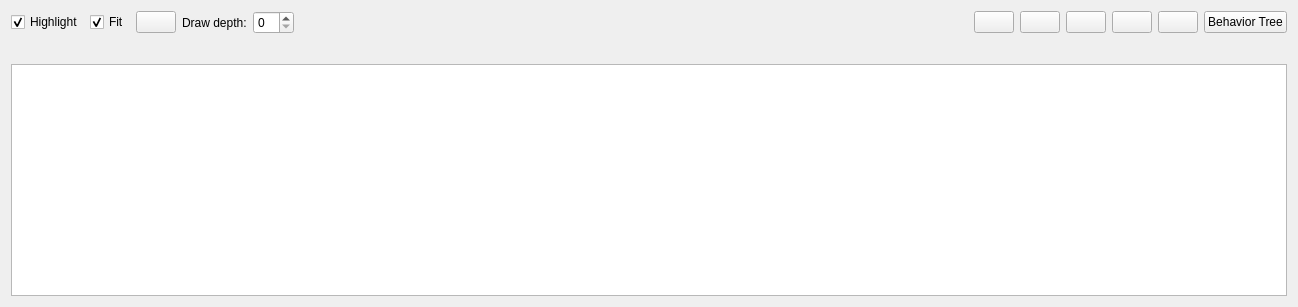
<?xml version="1.0" encoding="UTF-8"?>
<ui version="4.0">
 <class>RosBTWidget</class>
 <widget class="QWidget" name="RosBTWidget">
  <property name="enabled">
   <bool>true</bool>
  </property>
  <property name="geometry">
   <rect>
    <x>0</x>
    <y>0</y>
    <width>1298</width>
    <height>307</height>
   </rect>
  </property>
  <property name="windowTitle">
   <string>Behavior Tree</string>
  </property>
  <layout class="QVBoxLayout" name="verticalLayout" stretch="0,0,0">
   <item>
    <layout class="QHBoxLayout" name="horizontalLayout" stretch="0,0,0,0,0,0,0,0,0,0,0,0">
     <item>
      <widget class="QCheckBox" name="highlight_connections_check_box">
       <property name="toolTip">
        <string>Highlight incoming and outgoing connections on mouse over</string>
       </property>
       <property name="text">
        <string>Highlight</string>
       </property>
       <property name="checked">
        <bool>true</bool>
       </property>
      </widget>
     </item>
     <item>
      <widget class="QCheckBox" name="auto_fit_graph_check_box">
       <property name="toolTip">
        <string>Automatically fit graph into view on update</string>
       </property>
       <property name="text">
        <string>Fit</string>
       </property>
       <property name="checked">
        <bool>true</bool>
       </property>
      </widget>
     </item>
     <item>
      <widget class="QPushButton" name="fit_in_view_push_button">
       <property name="toolTip">
        <string>Fit graph in view</string>
       </property>
       <property name="iconSize">
        <size>
         <width>16</width>
         <height>16</height>
        </size>
       </property>
      </widget>
     </item>
     <item>
      <widget class="QLabel" name="label">
       <property name="text">
        <string>Draw depth:</string>
       </property>
      </widget>
     </item>
     <item>
      <widget class="QSpinBox" name="depth_spin_box">
       <property name="toolTip">
        <string>Set draw depth. Behavior trees nested deeper than this level will be collapsed into a single node.</string>
       </property>
      </widget>
     </item>
     <item>
      <spacer name="horizontalSpacer">
       <property name="orientation">
        <enum>Qt::Horizontal</enum>
       </property>
       <property name="sizeHint" stdset="0">
        <size>
         <width>40</width>
         <height>20</height>
        </size>
       </property>
      </spacer>
     </item>
     <item>
      <widget class="QPushButton" name="load_dot_push_button">
       <property name="toolTip">
        <string>Load DOT graph from file</string>
       </property>
       <property name="iconSize">
        <size>
         <width>16</width>
         <height>16</height>
        </size>
       </property>
      </widget>
     </item>
     <item>
      <widget class="QPushButton" name="save_dot_push_button">
       <property name="toolTip">
        <string>Save as DOT graph</string>
       </property>
       <property name="iconSize">
        <size>
         <width>16</width>
         <height>16</height>
        </size>
       </property>
      </widget>
     </item>
     <item>
      <widget class="QPushButton" name="save_as_svg_push_button">
       <property name="toolTip">
        <string>Save as SVG</string>
       </property>
       <property name="iconSize">
        <size>
         <width>16</width>
         <height>16</height>
        </size>
       </property>
      </widget>
     </item>
     <item>
      <widget class="QPushButton" name="save_as_image_push_button">
       <property name="toolTip">
        <string>Save as image</string>
       </property>
       <property name="iconSize">
        <size>
         <width>16</width>
         <height>16</height>
        </size>
       </property>
      </widget>
     </item>
     <item>
      <widget class="QPushButton" name="refresh_graph_push_button">
       <property name="toolTip">
        <string>Refresh ROS graph</string>
       </property>
       <property name="iconSize">
        <size>
         <width>16</width>
         <height>16</height>
        </size>
       </property>
      </widget>
     </item>
     <item>
      <widget class="QPushButton" name="run_push_button">
       <property name="text">
        <string>Behavior Tree</string>
       </property>
      </widget>
     </item>
    </layout>
   </item>
   <item>
    <widget class="QWidget" name="widget" native="true">
     <layout class="QHBoxLayout" name="horizontalLayout_4">
      <item>
       <widget class="Line" name="line">
        <property name="orientation">
         <enum>Qt::Vertical</enum>
        </property>
       </widget>
      </item>
     </layout>
    </widget>
   </item>
   <item>
    <widget class="InteractiveGraphicsView" name="graphics_view">
     <property name="renderHints">
      <set>QPainter::Antialiasing|QPainter::HighQualityAntialiasing|QPainter::SmoothPixmapTransform|QPainter::TextAntialiasing</set>
     </property>
     <property name="resizeAnchor">
      <enum>QGraphicsView::AnchorViewCenter</enum>
     </property>
    </widget>
   </item>
  </layout>
 </widget>
 <customwidgets>
  <customwidget>
   <class>InteractiveGraphicsView</class>
   <extends>QGraphicsView</extends>
   <header>rqt_graph.interactive_graphics_view</header>
  </customwidget>
 </customwidgets>
 <resources/>
 <connections/>
</ui>
